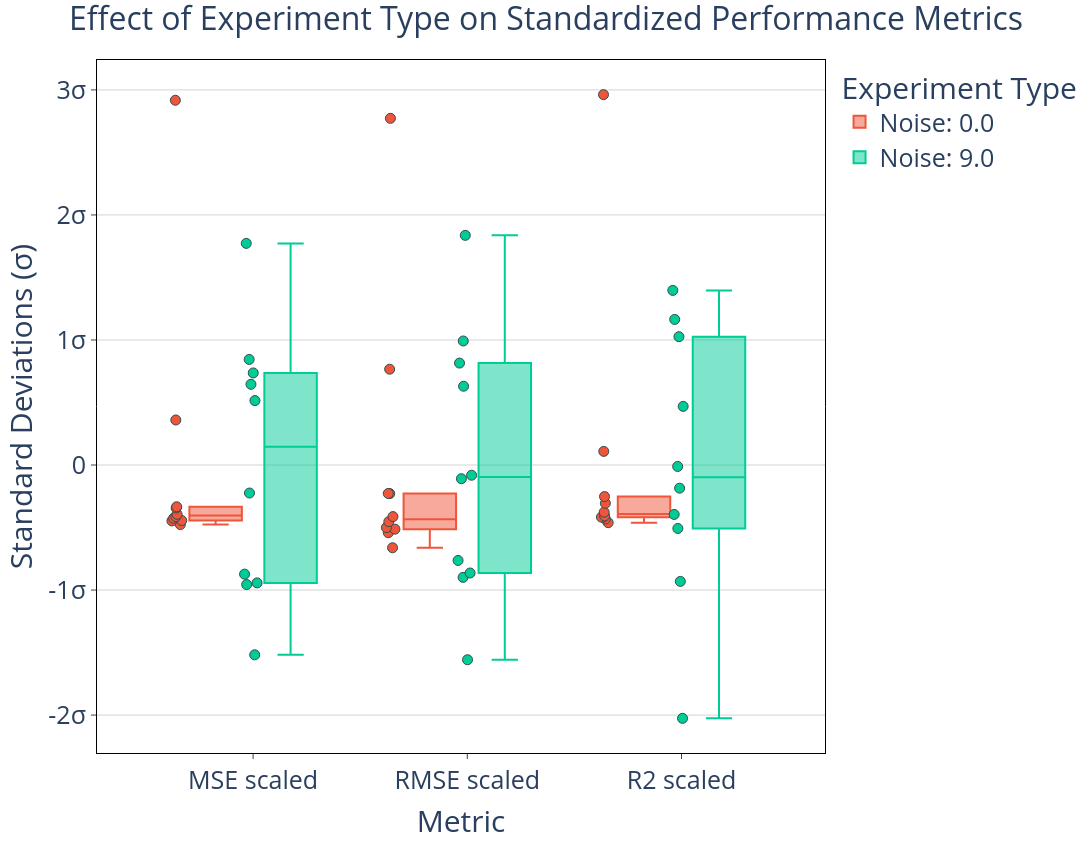

The notebook cell this image was saved under:
### Code cell
# Set up custom ticks for standard deviations
tick_values = [k for k in range(-3,4)]
tick_labels = ['0' if val == 0 else f'{val}σ' for val in tick_values]

# Generate the plot
fig = px.box(
    final_combined_df,
    y=['MSE scaled', 'RMSE scaled', 'R2 scaled'],
    color='Group',  # Grouping by our new label
    points='all',
    height=844,
    width=1500,
)

# Styling traces
fig.update_traces(
    marker=dict(size=10, line=dict(width=1, color='DarkSlateGrey')),
    selector=dict(type='box')
)

# Styling layout
fig.update_layout(
    title={
        'text': "Effect of Experiment Type on Standardized Performance Metrics",
        'font': {'size': 32},
        'x': 0.5
    },
    font=dict(size=25),
    plot_bgcolor='white',
    paper_bgcolor='white',
    legend_title_text='Experiment Type' # Clarify the legend
)

# Styling X-axis
fig.update_xaxes(
    mirror=True,
    ticks='outside',
    showline=True,
    linecolor='black',
    title_text='Metric',
)

# Styling Y-axis
fig.update_yaxes(
    mirror=True,
    ticks='outside',
    showline=True,
    zeroline=True,
    zerolinecolor='LightGray', 
    zerolinewidth=1,
    linecolor='black',
    gridcolor='lightgrey',
    tickmode='array', 
    tickvals=tick_values,
    ticktext=tick_labels,
    title_text='Standard Deviations (\u03C3)' # Added y-axis label for clarity
)

fig.show()

### Figure 1 — Plotly figure (JSON) as saved in the notebook; plotly's stock layout.template omitted (floating-point values rounded to 4 significant figures)
{"data": [{"alignmentgroup": "True", "boxpoints": "all", "hovertemplate": "Group=Noise: 0.0<br>variable=%{x}<br>value=%{y}<extra></extra>", "legendgroup": "Noise: 0.0", "marker": {"color": "#EF553B", "line": {"color": "DarkSlateGrey", "width": 1}, "size": 10}, "name": "Noise: 0.0", "notched": false, "offsetgroup": "Noise: 0.0", "orientation": "v", "showlegend": true, "type": "box", "x": ["MSE scaled", "MSE scaled", "MSE scaled", "MSE scaled", "MSE scaled", "MSE scaled", "MSE scaled", "MSE scaled", "MSE scaled", "MSE scaled", "RMSE scaled", "RMSE scaled", "RMSE scaled", "RMSE scaled", "RMSE scaled", "RMSE scaled", "RMSE scaled", "RMSE scaled", "RMSE scaled", "RMSE scaled", "R2 scaled", "R2 scaled", "R2 scaled", "R2 scaled", "R2 scaled", "R2 scaled", "R2 scaled", "R2 scaled", "R2 scaled", "R2 scaled"], "x0": " ", "xaxis": "x", "y": [2.917, 0.3601, -0.344, -0.3341, -0.4436, -0.3942, -0.447, -0.4124, -0.4257, -0.4763, 2.773, 0.7664, -0.2287, -0.2278, -0.513, -0.4127, -0.5416, -0.4531, -0.5005, -0.6618, 2.962, 0.1091, -0.2528, -0.306, -0.3773, -0.4168, -0.4171, -0.4078, -0.4321, -0.4614], "y0": " ", "yaxis": "y"}, {"alignmentgroup": "True", "boxpoints": "all", "hovertemplate": "Group=Noise: 9.0<br>variable=%{x}<br>value=%{y}<extra></extra>", "legendgroup": "Noise: 9.0", "marker": {"color": "#00cc96", "line": {"color": "DarkSlateGrey", "width": 1}, "size": 10}, "name": "Noise: 9.0", "notched": false, "offsetgroup": "Noise: 9.0", "orientation": "v", "showlegend": true, "type": "box", "x": ["MSE scaled", "MSE scaled", "MSE scaled", "MSE scaled", "MSE scaled", "MSE scaled", "MSE scaled", "MSE scaled", "MSE scaled", "MSE scaled", "RMSE scaled", "RMSE scaled", "RMSE scaled", "RMSE scaled", "RMSE scaled", "RMSE scaled", "RMSE scaled", "RMSE scaled", "RMSE scaled", "RMSE scaled", "R2 scaled", "R2 scaled", "R2 scaled", "R2 scaled", "R2 scaled", "R2 scaled", "R2 scaled", "R2 scaled", "R2 scaled", "R2 scaled"], "x0": " ", "xaxis": "x", "y": [0.6453, -0.9563, 1.773, -0.2241, -0.9428, 0.7365, 0.5153, -1.518, -0.8728, 0.8445, -0.08169, -0.8637, 1.837, -0.1097, -0.8986, 0.8152, 0.6302, -1.558, -0.7631, 0.9921, -2.026, -0.5074, -0.01156, 0.4689, -0.1851, 1.397, 1.026, -0.9309, -0.3952, 1.164], "y0": " ", "yaxis": "y"}], "layout": {"boxmode": "group", "font": {"size": 25}, "height": 844, "legend": {"title": {"text": "Experiment Type"}, "tracegroupgap": 0}, "margin": {"t": 60}, "paper_bgcolor": "white", "plot_bgcolor": "white", "title": {"font": {"size": 32}, "text": "Effect of Experiment Type on Standardized Performance Metrics", "x": 0.5}, "width": 1500, "xaxis": {"anchor": "y", "domain": [0, 1], "linecolor": "black", "mirror": true, "showline": true, "ticks": "outside", "title": {"text": "Metric"}}, "yaxis": {"anchor": "x", "domain": [0, 1], "gridcolor": "lightgrey", "linecolor": "black", "mirror": true, "showline": true, "tickmode": "array", "ticks": "outside", "ticktext": ["-3σ", "-2σ", "-1σ", "0", "1σ", "2σ", "3σ"], "tickvals": [-3, -2, -1, 0, 1, 2, 3], "title": {"text": "Standard Deviations (σ)"}, "zeroline": true, "zerolinecolor": "LightGray", "zerolinewidth": 1}}}
